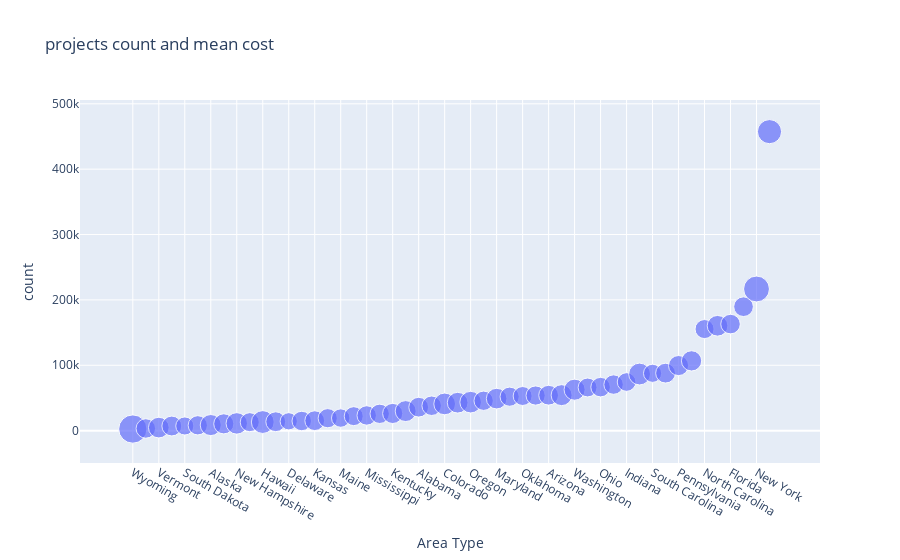

The notebook cell this image was saved under:
### Code cell
df_exp = df[['School State', 'Project Cost', 'Project ID']].groupby(['School State']).agg({'Project Cost': 'mean', 'Project ID': 'count'}).sort_values(by ='Project ID')

fig = px.scatter(x = df_exp.index,
             y = df_exp[('Project ID')],
             size = df_exp[('Project Cost')],
             labels=dict(x="Area Type", y="count"),
             title='projects count and mean cost')
fig.show()

### Figure 1 — Plotly figure (JSON) as saved in the notebook; plotly's stock layout.template omitted (floating-point values rounded to 4 significant figures)
{"data": [{"hovertemplate": "Area Type=%{x}<br>count=%{y}<br>size=%{marker.size}<extra></extra>", "legendgroup": "", "marker": {"color": "#636efa", "size": [1442.0, 685.6, 771.7, 711.7, 590.9, 669.1, 801.0, 728.2, 829.1, 652.9, 937.6, 709.7, 536.9, 683.6, 706.0, 662.9, 611.4, 649.6, 679.6, 673.9, 731.8, 790.4, 703.8, 686.0, 850.8, 775.7, 840.6, 673.3, 766.7, 661.9, 648.3, 664.1, 705.1, 794.3, 800.5, 642.3, 687.8, 682.3, 627.8, 858.1, 594.9, 708.6, 726.3, 739.5, 654.2, 770.4, 690.0, 696.2, 1208.0, 1050.0], "sizemode": "area", "sizeref": 3.606, "symbol": "circle"}, "mode": "markers", "name": "", "orientation": "v", "showlegend": false, "type": "scatter", "x": ["Wyoming", "North Dakota", "Vermont", "Nebraska", "South Dakota", "Montana", "Alaska", "Rhode Island", "New Hampshire", "West Virginia", "Hawaii", "New Mexico", "Delaware", "Iowa", "Kansas", "Idaho", "Maine", "Arkansas", "Mississippi", "Nevada", "Kentucky", "Utah", "Alabama", "Minnesota", "Colorado", "Louisiana", "Oregon", "Connecticut", "Maryland", "Wisconsin", "Oklahoma", "Tennessee", "Arizona", "New Jersey", "Washington", "Missouri", "Ohio", "Virginia", "Indiana", "Massachusetts", "South Carolina", "Michigan", "Pennsylvania", "Georgia", "North Carolina", "Illinois", "Florida", "Texas", "New York", "California"], "xaxis": "x", "y": [2445, 3305, 4642, 7061, 7127, 8159, 8527, 10412, 11093, 12959, 13146, 13622, 14318, 14740, 15226, 19022, 19241, 22157, 23222, 25724, 26282, 29914, 35846, 38082, 40888, 42714, 43571, 45725, 48967, 51931, 52971, 53702, 54186, 54287, 62621, 66022, 66555, 70457, 74402, 86594, 87710, 87977, 99533, 106723, 155390, 160396, 162987, 189607, 216688, 457388], "yaxis": "y"}], "layout": {"legend": {"itemsizing": "constant", "tracegroupgap": 0}, "title": {"text": "projects count and mean cost"}, "xaxis": {"anchor": "y", "domain": [0, 1], "title": {"text": "Area Type"}}, "yaxis": {"anchor": "x", "domain": [0, 1], "title": {"text": "count"}}}}
